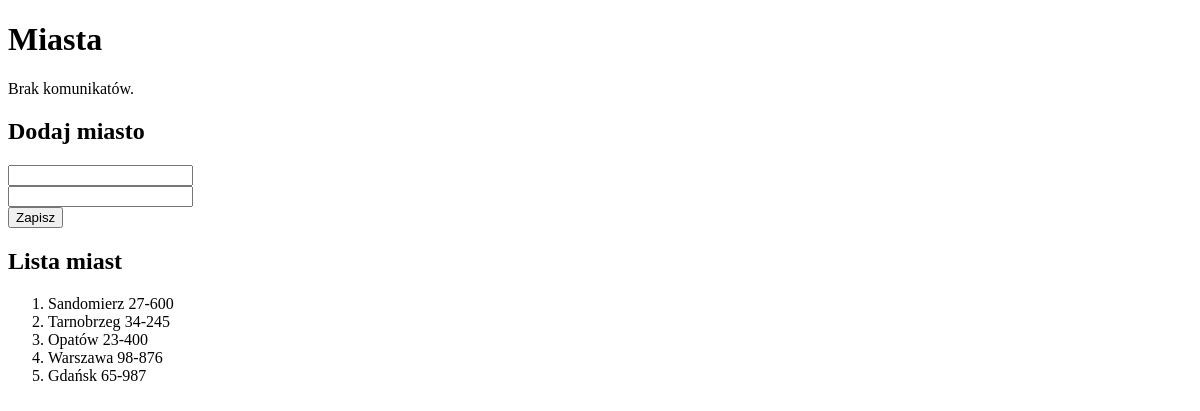
Before: /studenci/miasta/ with the older database file.
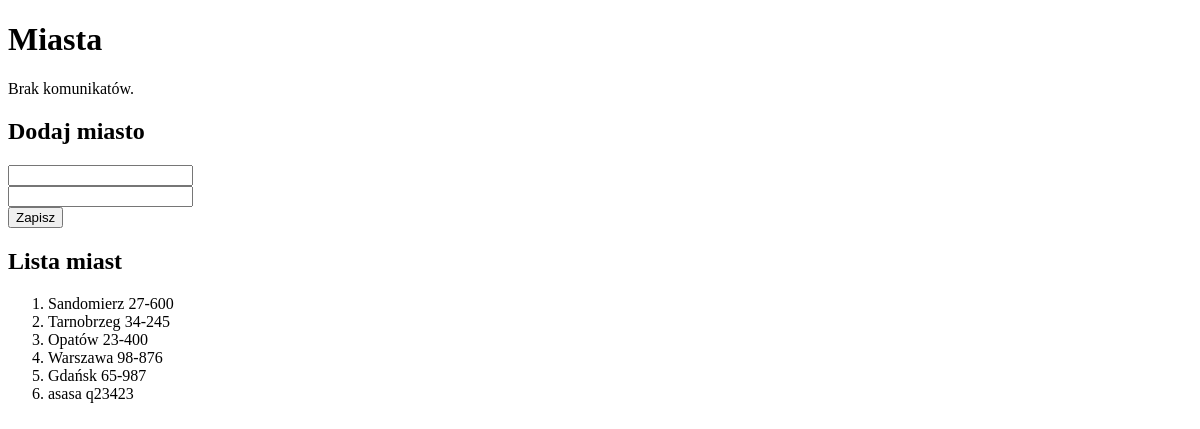
After: the same page with the newer database file.
### studenci/models.py (models this page shows, shortened)
class Miasto(models.Model):
    nazwa = models.CharField(
        verbose_name='miasto',
        max_length=30,
        help_text='Nazwa miasta')
    kod = models.CharField(
        max_length=6,
        help_text='Kod pocztowy')
    class Meta:
        verbose_name_plural = "miasta"

### studenci/views.py (the view, shortened to what this page needs)
# urls.py: path('miasta/', views.miasta, name='miasta'),
def miasta(request):
    miasta = Miasto.objects.all()
    kontekst = {
        'miasta': miasta
    }
    return render(request, 'studenci/miasta.html', kontekst)

### studenci/templates/studenci/miasta.html (shortened to what this page needs)
{% extends 'szablon.html' %}
{% block naglowek %}Miasta{% endblock naglowek %}
{% block tresc %}
<h2>Dodaj miasto</h2>
<form action="." method="POST">
    <input type="text" name="nazwa" maxlength="30">
    <br>
    <input type="text" name="kod" maxlength="6">
    <br>
    <input type="submit" value="Zapisz">
</form>
<h2>Lista miast</h2>
<ol>
    {% for miasto in miasta %}
        <li>{{ miasto.nazwa }}&nbsp;{{ miasto.kod }}</li>
    {% endfor %}
</ol>
{% endblock tresc %}

Changed rows visible on the page:
added Miasto: nazwa "asasa", kod "q23423"
